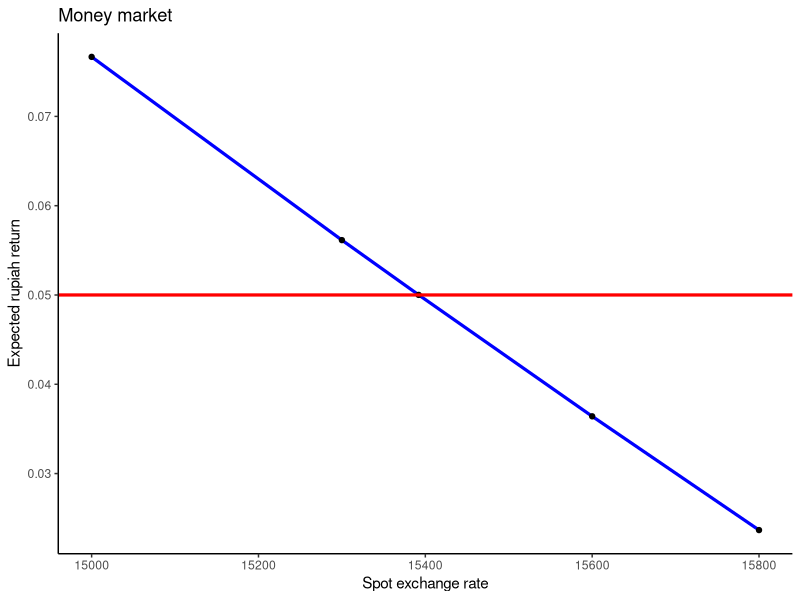
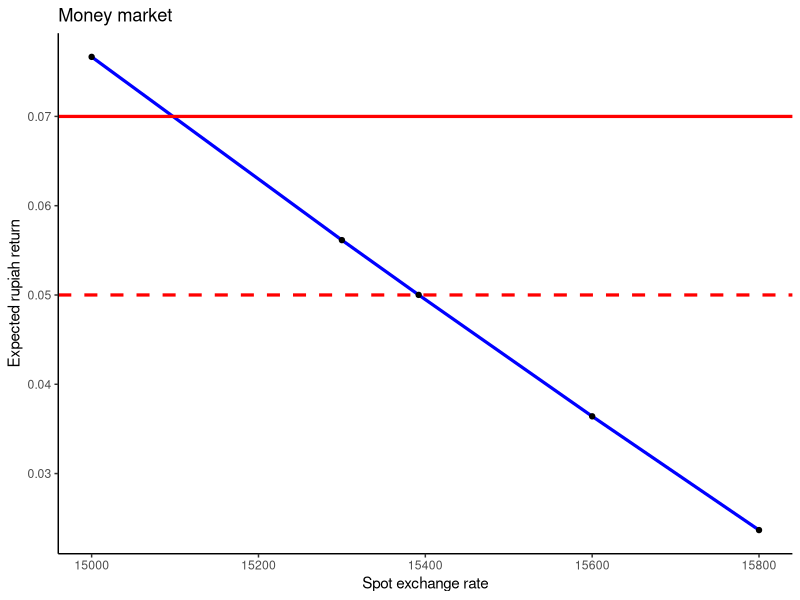
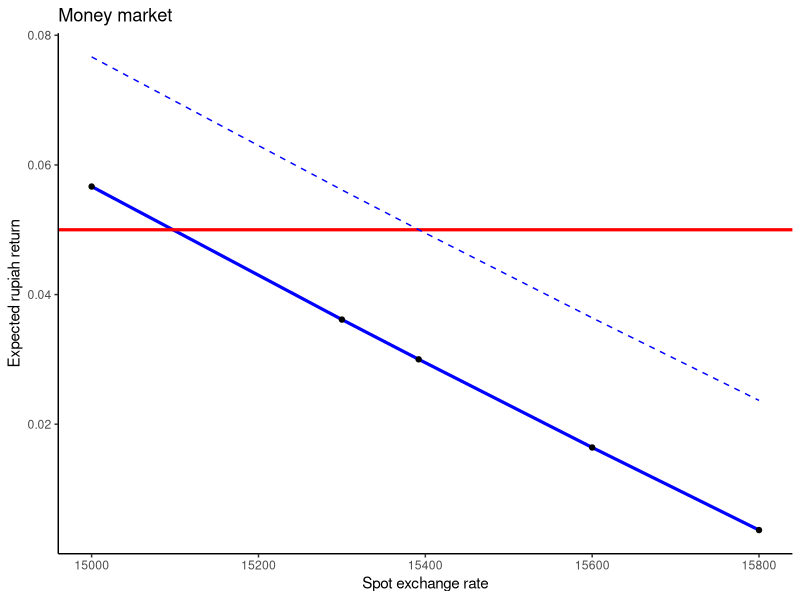
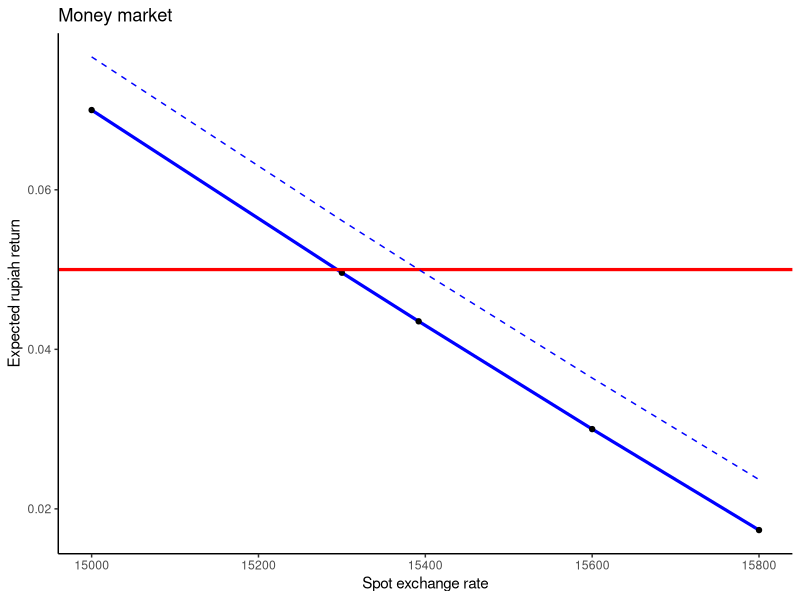

The R script that drew these images, in order:
## ---- chunk 1
library(tidyverse)
library(kableExtra)
dat<-tibble(
  iRp=rep(0.05,5),
  iD=rep(0.03,5),
  spot=c(15000,15300,15392,15600,15800),
  e=rep(15700,5)
  
)

dat$ee<-(dat$e-dat$spot)/dat$spot
dat$fore<-dat$ee+dat$iD

kbl(dat)|>
  kable_styling("striped", full_width = F,position = "center")|>
  row_spec(3, bold = T, color = "white", background = "blue")
## ---- chunk 2
ggplot(dat,aes(x=spot,y=fore))+geom_line(color="blue",linewidth=1.1)+geom_point()+
  geom_hline(yintercept = 0.05,color="red",linewidth=1.1)+
  labs(title="Money market",
       x="Spot exchange rate",
       y="Expected rupiah return")+
  theme_classic()
## ---- chunk 3
#| fig-width: 5
#| fig-height: 4

ggplot(dat,aes(x=spot,y=fore))+geom_line(color="blue",linewidth=1.1)+geom_point()+
  geom_hline(yintercept = 0.05,color="red",linewidth=1.1,linetype="dashed")+
  geom_hline(yintercept = 0.07,color="red",linewidth=1.1)+
  labs(title="Money market",
       x="Spot exchange rate",
       y="Expected rupiah return")+
  theme_classic()
## ---- chunk 4
#| fig-width: 5
#| fig-height: 4

dat$iDD<-rep(0.01,5)
dat$e2<-rep(15600,5)

dat$ee3<-(dat$e2-dat$spot)/dat$spot
dat$fore2<-dat$ee+dat$iDD
dat$fore3<-dat$ee3+dat$iD

ggplot(dat,aes(x=spot,y=fore2))+geom_line(color="blue",linewidth=1.1)+geom_point()+
  geom_hline(yintercept = 0.05,color="red",linewidth=1.1)+
  geom_line(aes(y=fore),color="blue",linetype="dashed")+
  labs(title="Money market",
       x="Spot exchange rate",
       y="Expected rupiah return")+
  theme_classic()
## ---- chunk 5
#| fig-width: 5
#| fig-height: 4
dat$iDD<-rep(0.01,5)
dat$e2<-rep(15600,5)

ggplot(dat,aes(x=spot,y=fore3))+geom_line(color="blue",linewidth=1.1)+geom_point()+
  geom_hline(yintercept = 0.05,color="red",linewidth=1.1)+
  geom_line(aes(y=fore),color="blue",linetype="dashed")+
  labs(title="Money market",
       x="Spot exchange rate",
       y="Expected rupiah return")+
  theme_classic()
